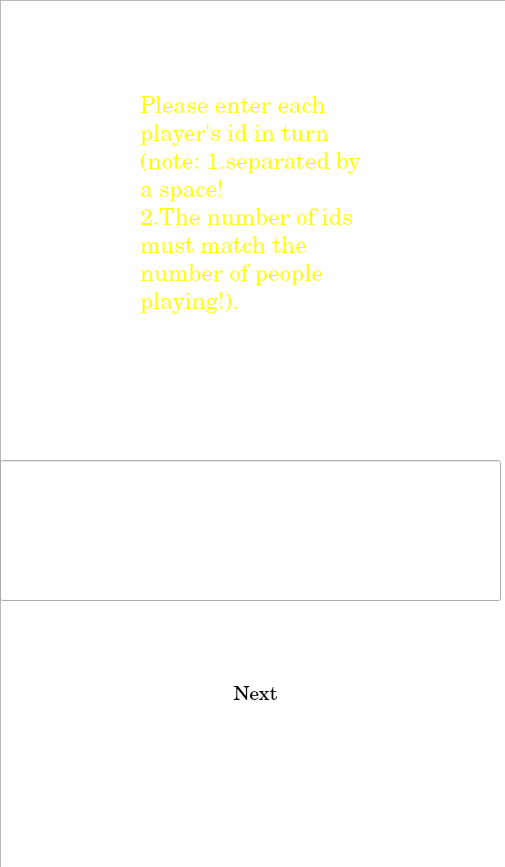
<?xml version="1.0" encoding="UTF-8"?>
<ui version="4.0">
 <class>Form</class>
 <widget class="QWidget" name="Form">
  <property name="geometry">
   <rect>
    <x>0</x>
    <y>0</y>
    <width>505</width>
    <height>867</height>
   </rect>
  </property>
  <property name="windowTitle">
   <string>Lab2_Bobing</string>
  </property>
  <widget class="QListView" name="listView">
   <property name="geometry">
    <rect>
     <x>0</x>
     <y>0</y>
     <width>511</width>
     <height>871</height>
    </rect>
   </property>
   <property name="font">
    <font>
     <pointsize>18</pointsize>
    </font>
   </property>
   <property name="styleSheet">
    <string notr="true">border-image: url(:/image/4.png);</string>
   </property>
  </widget>
  <widget class="QLabel" name="label">
   <property name="geometry">
    <rect>
     <x>140</x>
     <y>70</y>
     <width>301</width>
     <height>271</height>
    </rect>
   </property>
   <property name="palette">
    <palette>
     <active>
      <colorrole role="WindowText">
       <brush brushstyle="SolidPattern">
        <color alpha="255">
         <red>255</red>
         <green>255</green>
         <blue>0</blue>
        </color>
       </brush>
      </colorrole>
     </active>
     <inactive>
      <colorrole role="WindowText">
       <brush brushstyle="SolidPattern">
        <color alpha="255">
         <red>255</red>
         <green>255</green>
         <blue>0</blue>
        </color>
       </brush>
      </colorrole>
     </inactive>
     <disabled>
      <colorrole role="WindowText">
       <brush brushstyle="SolidPattern">
        <color alpha="255">
         <red>120</red>
         <green>120</green>
         <blue>120</blue>
        </color>
       </brush>
      </colorrole>
     </disabled>
    </palette>
   </property>
   <property name="font">
    <font>
     <family>Century</family>
     <pointsize>17</pointsize>
    </font>
   </property>
   <property name="text">
    <string>Please enter each 
player's id in turn 
(note: 1.separated by 
a space!
2.The number of ids 
must match the 
number of people 
playing!).</string>
   </property>
  </widget>
  <widget class="QPushButton" name="pushButton">
   <property name="geometry">
    <rect>
     <x>110</x>
     <y>680</y>
     <width>291</width>
     <height>31</height>
    </rect>
   </property>
   <property name="font">
    <font>
     <family>Century</family>
     <pointsize>15</pointsize>
    </font>
   </property>
   <property name="text">
    <string>Next</string>
   </property>
   <property name="flat">
    <bool>true</bool>
   </property>
  </widget>
  <widget class="QLineEdit" name="lineEdit">
   <property name="geometry">
    <rect>
     <x>0</x>
     <y>460</y>
     <width>501</width>
     <height>141</height>
    </rect>
   </property>
   <property name="font">
    <font>
     <family>Century</family>
     <pointsize>15</pointsize>
    </font>
   </property>
  </widget>
 </widget>
 <resources>
  <include location="picture.qrc"/>
 </resources>
 <connections>
  <connection>
   <sender>pushButton</sender>
   <signal>clicked()</signal>
   <receiver>Form</receiver>
   <slot>page5_6()</slot>
   <hints>
    <hint type="sourcelabel">
     <x>347</x>
     <y>693</y>
    </hint>
    <hint type="destinationlabel">
     <x>768</x>
     <y>675</y>
    </hint>
   </hints>
  </connection>
 </connections>
 <slots>
  <slot>page5_6()</slot>
 </slots>
</ui>
